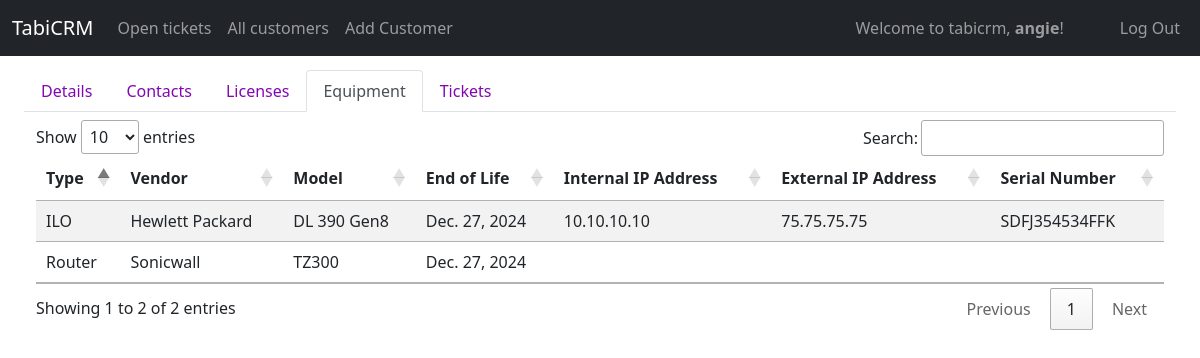
The app's page /display_equipment/1 (signed in), older data.
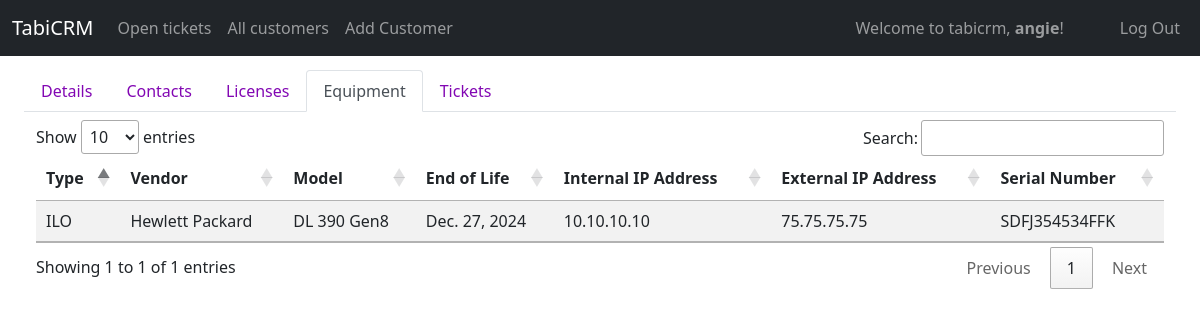
The same page, newer data.
### tabicrm/models.py (models this page shows, shortened)
class Equipment(models.Model):
    SERVER = 'SERVER'
    ILO = 'ILO'
    UPS = 'UPS'
    ROUTER = 'ROUTER'
    SWITCH = 'SWITCH'
    WAP = 'WAP'
    MODEM = 'MODEM'
    DESKTOP = 'DESKTOP'
    LAPTOP = 'LAPTOP'
    PRINTER = 'PRINTER'
    IP_PHONE = 'IP_PHONE'
    RECEIPTER = 'RECEIPTER'
    PRINT_SERVER = 'PRINT_SERVER'
    TABLET = 'TABLET'
    CELL_PHONE = 'CELL_PHONE'
    OTHER = 'OTHER'
    TYPE_CHOICES = [
        (SERVER,'SERVER'),
        (ILO, 'ILO'),
        (UPS, 'UPS'),
        (ROUTER,'ROUTER'),
        (SWITCH,'SWITCH'),
        (WAP, 'WAP'),
        (MODEM,'MODEM'),
        (DESKTOP,'DESKTOP'),
        (LAPTOP,'LAPTOP'),
        (PRINTER, 'PRINTER'),
        (IP_PHONE,'IP_PHONE'),
        (RECEIPTER,'RECEIPTER'),
        (PRINT_SERVER, 'PRINT_SERVER'),
        (TABLET,'TABLET'),
        (CELL_PHONE,'CELL_PHONE'),
        (OTHER, 'OTHER')
    ]
    id = models.AutoField(primary_key=True)
    customer = models.ForeignKey(Customer, on_delete=CASCADE, related_name="customer_equipment")
    type =  models.CharField(max_length=255, choices=TYPE_CHOICES, default=SERVER)
    vendor = models.CharField(max_length=255)
    model = models.CharField(max_length=255)
    os_version = models.CharField(max_length=255, blank=True, null=True)
    purchase_date = models.DateField(default=timezone.now)
    warranty_end_date = models.DateField(default=default_three_year)
    end_of_life = models.DateField(default=default_three_year)
    internal_ip_address = models.CharField(max_length=255, blank=True, null=True)
    external_ip_address = models.CharField(max_length=255, blank=True, null=True)
    subnet_mask = models.CharField(max_length=255, blank=True, null=True)
    default_gateway = models.CharField(max_length=255, blank=True, null=True)
    primary_dns = models.CharField(max_length=255, blank=True, null=True)
    secondary_dns = models.CharField(max_length=255, blank=True, null=True)
    serial_number = models.CharField(max_length=255, blank=True, null=True)
    product_number = models.CharField(max_length=255, blank=True, null=True)
    notes = models.TextField(blank=True, null=True)
    added_by = models.ForeignKey(User, on_delete=SET_NULL, related_name="equipment_addedby", blank=True, null=True)
    updated_by = models.ForeignKey(User, on_delete=SET_NULL, related_name="equipment_updatedon", blank=True, null=True)
    created_on = models.DateTimeField(auto_now_add=True)
    updated_on = models.DateTimeField(auto_now=True)

### tabicrm/views/equipment.py (the view)
# urls.py: path("display_equipment/<int:customerId>", views.display_equipment, name="display_equipment"),
@login_required
def display_equipment(request, customerId):
    customer = Customer.objects.get(id = customerId)
    equipments = Equipment.objects.filter(customer = customer)
    return render(request,"tabicrm/full_forms/display_equipment.html", {"equipments": equipments, 'customer': customer, 'cust_equipment': True })

### tabicrm/templates/tabicrm/full_forms/display_equipment.html
{% extends "tabicrm/layout.html" %}
{% load static %}
{% load humanize %}
{% block body %}
<div class="container-fluid mt-2">
    {% include 'tabicrm/partials/customer_nav.html' %}
    <div class="container-fluid mt-2">
        <table class="table table-striped table-responsive" id="equipmentTable">
            <thead class="thead-dark">
                <tr>
                    <th scope="col">Type</th>
                    <th scope="col">Vendor</th>
                    <th scope="col">Model</th>
                    <th scope="col">End of Life</th>
                    <th scope="col">Internal IP Address</th>
                    <th scope="col">External IP Address</th>
                    <th scope="col">Serial Number</th>
                </tr>
            </thead>
            <tbody>
                {% for equipment in equipments %}
                <tr class="select-customer" onclick="viewEquipmentEditForm('{{equipment.id}}')">
                    <td>{% if equipment.type %}{{equipment.type}}{% endif %}</td>
                    <td>{% if equipment.vendor %}{{equipment.vendor}}{% endif %}</td>
                    <td>{% if equipment.model %}{{equipment.model}}{% endif %}</td>
                    <td>{% if equipment.end_of_life %}{{equipment.end_of_life}}{% endif %}</td>
                    <td>{% if equipment.internal_ip_address %}{{equipment.internal_ip_address}}{% endif %}</td>
                    <td>{% if equipment.external_ip_address %}{{equipment.external_ip_address}}{% endif %}</td>
                    <td>{% if equipment.serial_number %}{{equipment.serial_number}}{% endif %}</td>
                </tr>
                {% endfor%}
            </tbody>
        </table>
    </div>
</div>
{% endblock %}

Row changes from the older to the newer data that the page shows:
removed Equipment: type "Router", vendor "Sonicwall", model "TZ300", end_of_life "Dec. 27, 2024"
Text that changed along with them:
text written by a page script: "Show entries Search: Showing 1 to 2 of 2 entries Previous 1 Next" → "Show entries Search: Showing 1 to 1 of 1 entries Previous 1 Next"
